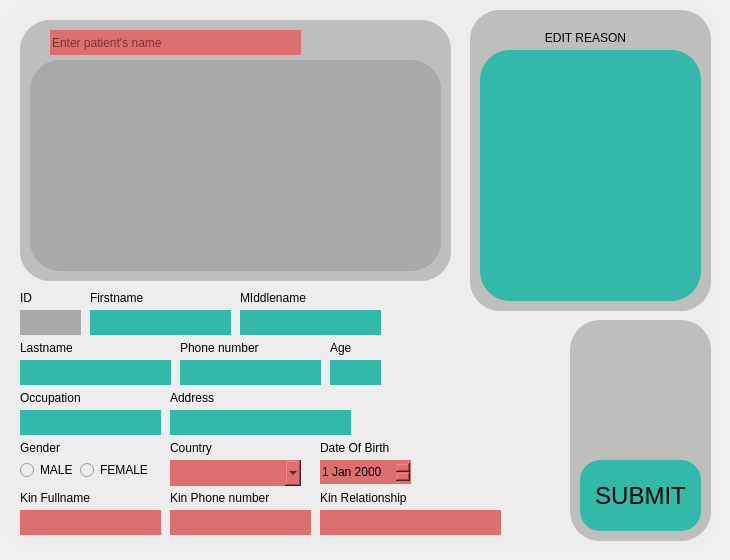
      <widget class="QWidget" name="EDITDETAILS">
       <widget class="QGroupBox" name="groupBox_6">
        <property name="geometry">
         <rect>
          <x>0</x>
          <y>0</y>
          <width>721</width>
          <height>551</height>
         </rect>
        </property>
        <property name="styleSheet">
         <string notr="true">background-color: #EDEDED;
border-radius: 30px;</string>
        </property>
        <property name="title">
         <string/>
        </property>
        <widget class="QLineEdit" name="lineEdit_47">
         <property name="geometry">
          <rect>
           <x>90</x>
           <y>310</y>
           <width>141</width>
           <height>25</height>
          </rect>
         </property>
         <property name="cursor">
          <cursorShape>IBeamCursor</cursorShape>
         </property>
         <property name="styleSheet">
          <string notr="true">background-color: #33B9A9;</string>
         </property>
         <property name="readOnly">
          <bool>false</bool>
         </property>
        </widget>
        <widget class="QLabel" name="label_67">
         <property name="geometry">
          <rect>
           <x>90</x>
           <y>290</y>
           <width>71</width>
           <height>16</height>
          </rect>
         </property>
         <property name="font">
          <font/>
         </property>
         <property name="styleSheet">
          <string notr="true">color: #000;</string>
         </property>
         <property name="text">
          <string>Firstname</string>
         </property>
        </widget>
        <widget class="QLabel" name="label_68">
         <property name="geometry">
          <rect>
           <x>180</x>
           <y>340</y>
           <width>91</width>
           <height>16</height>
          </rect>
         </property>
         <property name="font">
          <font/>
         </property>
         <property name="styleSheet">
          <string notr="true">color: #000;</string>
         </property>
         <property name="text">
          <string>Phone number</string>
         </property>
        </widget>
        <widget class="QLineEdit" name="lineEdit_48">
         <property name="geometry">
          <rect>
           <x>180</x>
           <y>360</y>
           <width>141</width>
           <height>25</height>
          </rect>
         </property>
         <property name="cursor">
          <cursorShape>IBeamCursor</cursorShape>
         </property>
         <property name="styleSheet">
          <string notr="true">background-color: #33B9A9;
border-radius: 30px;</string>
         </property>
         <property name="readOnly">
          <bool>false</bool>
         </property>
         <property name="placeholderText">
          <string/>
         </property>
        </widget>
        <widget class="QLabel" name="label_69">
         <property name="geometry">
          <rect>
           <x>20</x>
           <y>390</y>
           <width>71</width>
           <height>16</height>
          </rect>
         </property>
         <property name="font">
          <font/>
         </property>
         <property name="styleSheet">
          <string notr="true">color: #000;</string>
         </property>
         <property name="text">
          <string>Occupation</string>
         </property>
        </widget>
        <widget class="QLineEdit" name="lineEdit_49">
         <property name="geometry">
          <rect>
           <x>20</x>
           <y>410</y>
           <width>141</width>
           <height>25</height>
          </rect>
         </property>
         <property name="cursor">
          <cursorShape>IBeamCursor</cursorShape>
         </property>
         <property name="styleSheet">
          <string notr="true">background-color: #33B9A9;
border-radius: 30px;</string>
         </property>
         <property name="readOnly">
          <bool>false</bool>
         </property>
         <property name="placeholderText">
          <string/>
         </property>
        </widget>
        <widget class="QLabel" name="label_70">
         <property name="geometry">
          <rect>
           <x>20</x>
           <y>440</y>
           <width>71</width>
           <height>16</height>
          </rect>
         </property>
         <property name="font">
          <font/>
         </property>
         <property name="styleSheet">
          <string notr="true">color: #000;</string>
         </property>
         <property name="text">
          <string>Gender</string>
         </property>
        </widget>
        <widget class="QLabel" name="label_71">
         <property name="geometry">
          <rect>
           <x>170</x>
           <y>440</y>
           <width>71</width>
           <height>16</height>
          </rect>
         </property>
         <property name="font">
          <font/>
         </property>
         <property name="styleSheet">
          <string notr="true">color: #000;</string>
         </property>
         <property name="text">
          <string>Country</string>
         </property>
        </widget>
        <widget class="QLineEdit" name="lineEdit_50">
         <property name="geometry">
          <rect>
           <x>330</x>
           <y>360</y>
           <width>51</width>
           <height>25</height>
          </rect>
         </property>
         <property name="cursor">
          <cursorShape>IBeamCursor</cursorShape>
         </property>
         <property name="styleSheet">
          <string notr="true">background-color: #33B9A9;
border-radius: 30px;</string>
         </property>
         <property name="readOnly">
          <bool>false</bool>
         </property>
        </widget>
        <widget class="QLabel" name="label_72">
         <property name="geometry">
          <rect>
           <x>330</x>
           <y>340</y>
           <width>51</width>
           <height>16</height>
          </rect>
         </property>
         <property name="font">
          <font/>
         </property>
         <property name="styleSheet">
          <string notr="true">color: #000;</string>
         </property>
         <property name="text">
          <string>Age</string>
         </property>
        </widget>
        <widget class="QLabel" name="label_73">
         <property name="geometry">
          <rect>
           <x>240</x>
           <y>290</y>
           <width>81</width>
           <height>16</height>
          </rect>
         </property>
         <property name="font">
          <font/>
         </property>
         <property name="styleSheet">
          <string notr="true">color: #000;</string>
         </property>
         <property name="text">
          <string>MIddlename</string>
         </property>
        </widget>
        <widget class="QLineEdit" name="lineEdit_51">
         <property name="geometry">
          <rect>
           <x>240</x>
           <y>310</y>
           <width>141</width>
           <height>25</height>
          </rect>
         </property>
         <property name="cursor">
          <cursorShape>IBeamCursor</cursorShape>
         </property>
         <property name="styleSheet">
          <string notr="true">background-color: #33B9A9;
border-radius: 30px;</string>
         </property>
         <property name="readOnly">
          <bool>false</bool>
         </property>
        </widget>
        <widget class="QLabel" name="label_74">
         <property name="geometry">
          <rect>
           <x>170</x>
           <y>390</y>
           <width>71</width>
           <height>16</height>
          </rect>
         </property>
         <property name="font">
          <font/>
         </property>
         <property name="styleSheet">
          <string notr="true">color: #000;</string>
         </property>
         <property name="text">
          <string>Address</string>
         </property>
        </widget>
        <widget class="QLineEdit" name="lineEdit_52">
         <property name="geometry">
          <rect>
           <x>170</x>
           <y>410</y>
           <width>181</width>
           <height>25</height>
          </rect>
         </property>
         <property name="cursor">
          <cursorShape>IBeamCursor</cursorShape>
         </property>
         <property name="styleSheet">
          <string notr="true">background-color: #33B9A9;
border-radius: 30px;</string>
         </property>
         <property name="readOnly">
          <bool>false</bool>
         </property>
         <property name="placeholderText">
          <string/>
         </property>
        </widget>
        <widget class="QLineEdit" name="lineEdit_53">
         <property name="geometry">
          <rect>
           <x>20</x>
           <y>360</y>
           <width>151</width>
           <height>25</height>
          </rect>
         </property>
         <property name="cursor">
          <cursorShape>IBeamCursor</cursorShape>
         </property>
         <property name="styleSheet">
          <string notr="true">background-color: #33B9A9;
border-radius: 30px;</string>
         </property>
         <property name="readOnly">
          <bool>false</bool>
         </property>
        </widget>
        <widget class="QLabel" name="label_75">
         <property name="geometry">
          <rect>
           <x>20</x>
           <y>340</y>
           <width>81</width>
           <height>16</height>
          </rect>
         </property>
         <property name="font">
          <font/>
         </property>
         <property name="styleSheet">
          <string notr="true">color: #000;</string>
         </property>
         <property name="text">
          <string>Lastname</string>
         </property>
        </widget>
        <widget class="QLabel" name="label_76">
         <property name="geometry">
          <rect>
           <x>320</x>
           <y>440</y>
           <width>91</width>
           <height>16</height>
          </rect>
         </property>
         <property name="font">
          <font/>
         </property>
         <property name="styleSheet">
          <string notr="true">color: #000;</string>
         </property>
         <property name="text">
          <string>Date Of Birth</string>
         </property>
        </widget>
        <widget class="QLineEdit" name="lineEdit_54">
         <property name="geometry">
          <rect>
           <x>20</x>
           <y>510</y>
           <width>141</width>
           <height>25</height>
          </rect>
         </property>
         <property name="styleSheet">
          <string notr="true">background-color: #DE6F6F;
border-radius: 30px;</string>
         </property>
        </widget>
        <widget class="QLineEdit" name="lineEdit_55">
         <property name="geometry">
          <rect>
           <x>320</x>
           <y>510</y>
           <width>181</width>
           <height>25</height>
          </rect>
         </property>
         <property name="styleSheet">
          <string notr="true">background-color: #DE6F6F;
border-radius: 30px;</string>
         </property>
         <property name="placeholderText">
          <string/>
         </property>
        </widget>
        <widget class="QLabel" name="label_77">
         <property name="geometry">
          <rect>
           <x>20</x>
           <y>490</y>
           <width>81</width>
           <height>16</height>
          </rect>
         </property>
         <property name="font">
          <font/>
         </property>
         <property name="styleSheet">
          <string notr="true">color: #000;</string>
         </property>
         <property name="text">
          <string>Kin Fullname </string>
         </property>
        </widget>
        <widget class="QLabel" name="label_78">
         <property name="geometry">
          <rect>
           <x>320</x>
           <y>490</y>
           <width>101</width>
           <height>16</height>
          </rect>
         </property>
         <property name="font">
          <font/>
         </property>
         <property name="styleSheet">
          <string notr="true">color: #000;</string>
         </property>
         <property name="text">
          <string>Kin Relationship</string>
         </property>
        </widget>
        <widget class="QLabel" name="label_79">
         <property name="geometry">
          <rect>
           <x>170</x>
           <y>490</y>
           <width>131</width>
           <height>16</height>
          </rect>
         </property>
         <property name="font">
          <font/>
         </property>
         <property name="styleSheet">
          <string notr="true">color: #000;</string>
         </property>
         <property name="text">
          <string>Kin Phone number</string>
         </property>
        </widget>
        <widget class="QLineEdit" name="lineEdit_56">
         <property name="geometry">
          <rect>
           <x>170</x>
           <y>510</y>
           <width>141</width>
           <height>25</height>
          </rect>
         </property>
         <property name="styleSheet">
          <string notr="true">background-color: #DE6F6F;
border-radius: 30px;</string>
         </property>
         <property name="placeholderText">
          <string/>
         </property>
        </widget>
        <widget class="QGroupBox" name="groupBox_16">
         <property name="geometry">
          <rect>
           <x>470</x>
           <y>10</y>
           <width>241</width>
           <height>301</height>
          </rect>
         </property>
         <property name="styleSheet">
          <string notr="true">background-color: #BEBEBE;
border-radius: 30px;</string>
         </property>
         <property name="title">
          <string/>
         </property>
         <widget class="QLabel" name="label_82">
          <property name="geometry">
           <rect>
            <x>70</x>
            <y>20</y>
            <width>91</width>
            <height>16</height>
           </rect>
          </property>
          <property name="font">
           <font/>
          </property>
          <property name="styleSheet">
           <string notr="true">color: #000;</string>
          </property>
          <property name="text">
           <string>EDIT REASON</string>
          </property>
          <property name="alignment">
           <set>Qt::AlignCenter</set>
          </property>
         </widget>
         <widget class="QPlainTextEdit" name="plainTextEdit">
          <property name="geometry">
           <rect>
            <x>10</x>
            <y>40</y>
            <width>221</width>
            <height>251</height>
           </rect>
          </property>
          <property name="styleSheet">
           <string notr="true">background-color: #33B9A9;
border-radius: 30px;</string>
          </property>
         </widget>
        </widget>
        <widget class="QGroupBox" name="groupBox_17">
         <property name="geometry">
          <rect>
           <x>570</x>
           <y>320</y>
           <width>141</width>
           <height>221</height>
          </rect>
         </property>
         <property name="styleSheet">
          <string notr="true">background-color: #BEBEBE;
border-radius: 30px;</string>
         </property>
         <property name="title">
          <string/>
         </property>
         <widget class="QLabel" name="label_85">
          <property name="geometry">
           <rect>
            <x>20</x>
            <y>30</y>
            <width>100</width>
            <height>100</height>
           </rect>
          </property>
          <property name="text">
           <string/>
          </property>
          <property name="pixmap">
           <pixmap resource="img.qrc">:/img/icon/qrcode2.png</pixmap>
          </property>
          <property name="scaledContents">
           <bool>true</bool>
          </property>
         </widget>
         <widget class="QPushButton" name="pushButton_10">
          <property name="geometry">
           <rect>
            <x>10</x>
            <y>140</y>
            <width>121</width>
            <height>71</height>
           </rect>
          </property>
          <property name="font">
           <font>
            <pointsize>18</pointsize>
           </font>
          </property>
          <property name="cursor">
           <cursorShape>OpenHandCursor</cursorShape>
          </property>
          <property name="styleSheet">
           <string notr="true">background: #33B9A9;
border-radius: 20px;
color: #000;</string>
          </property>
          <property name="text">
           <string>SUBMIT</string>
          </property>
         </widget>
        </widget>
        <widget class="QGroupBox" name="groupBox_19">
         <property name="geometry">
          <rect>
           <x>20</x>
           <y>20</y>
           <width>431</width>
           <height>261</height>
          </rect>
         </property>
         <property name="styleSheet">
          <string notr="true">background-color: #BEBEBE;
border-radius: 30px;</string>
         </property>
         <property name="title">
          <string/>
         </property>
         <widget class="QLineEdit" name="lineEdit_63">
          <property name="geometry">
           <rect>
            <x>30</x>
            <y>10</y>
            <width>251</width>
            <height>25</height>
           </rect>
          </property>
          <property name="styleSheet">
           <string notr="true">background-color: #DE6F6F;
border-radius: 30px;
color: #000;</string>
          </property>
          <property name="placeholderText">
           <string>Enter patient's name</string>
          </property>
         </widget>
         <widget class="QListView" name="listViewReVisit_2">
          <property name="geometry">
           <rect>
            <x>10</x>
            <y>40</y>
            <width>411</width>
            <height>211</height>
           </rect>
          </property>
          <property name="styleSheet">
           <string notr="true">background-color: rgb(169, 169, 169);</string>
          </property>
         </widget>
        </widget>
        <widget class="QLabel" name="label_86">
         <property name="geometry">
          <rect>
           <x>20</x>
           <y>290</y>
           <width>51</width>
           <height>16</height>
          </rect>
         </property>
         <property name="font">
          <font/>
         </property>
         <property name="styleSheet">
          <string notr="true">color: #000;</string>
         </property>
         <property name="text">
          <string>ID</string>
         </property>
        </widget>
        <widget class="QLineEdit" name="lineEdit_64">
         <property name="geometry">
          <rect>
           <x>20</x>
           <y>310</y>
           <width>61</width>
           <height>25</height>
          </rect>
         </property>
         <property name="cursor">
          <cursorShape>ForbiddenCursor</cursorShape>
         </property>
         <property name="styleSheet">
          <string notr="true">background-color: rgb(169, 169, 169);</string>
         </property>
         <property name="readOnly">
          <bool>true</bool>
         </property>
        </widget>
        <widget class="QDateEdit" name="dateEdit_4">
         <property name="geometry">
          <rect>
           <x>320</x>
           <y>460</y>
           <width>91</width>
           <height>24</height>
          </rect>
         </property>
         <property name="styleSheet">
          <string notr="true">background-color: #DE6F6F;
border-radius: 30px;
color: #000;</string>
         </property>
        </widget>
        <widget class="QRadioButton" name="radioButton_19">
         <property name="geometry">
          <rect>
           <x>20</x>
           <y>460</y>
           <width>61</width>
           <height>20</height>
          </rect>
         </property>
         <property name="styleSheet">
          <string notr="true">color: #000;</string>
         </property>
         <property name="text">
          <string>MALE</string>
         </property>
        </widget>
        <widget class="QRadioButton" name="radioButton_20">
         <property name="geometry">
          <rect>
           <x>80</x>
           <y>460</y>
           <width>81</width>
           <height>20</height>
          </rect>
         </property>
         <property name="styleSheet">
          <string notr="true">color: #000;</string>
         </property>
         <property name="text">
          <string>FEMALE</string>
         </property>
        </widget>
        <widget class="QComboBox" name="comboBox_8">
         <property name="geometry">
          <rect>
           <x>170</x>
           <y>460</y>
           <width>131</width>
           <height>26</height>
          </rect>
         </property>
         <property name="styleSheet">
          <string notr="true">background-color: #DE6F6F;
border-radius: 30px;
color: #000;</string>
         </property>
         <item>
          <property name="text">
           <string/>
          </property>
         </item>
         <item>
          <property name="text">
           <string>Tanzania</string>
          </property>
         </item>
         <item>
          <property name="text">
           <string>Kenya</string>
          </property>
         </item>
         <item>
          <property name="text">
           <string>Uganda</string>
          </property>
         </item>
         <item>
          <property name="text">
           <string>Rwanda</string>
          </property>
         </item>
         <item>
          <property name="text">
           <string>Burundi</string>
          </property>
         </item>
         <item>
          <property name="text">
           <string>Others</string>
          </property>
         </item>
        </widget>
       </widget>
      </widget>
